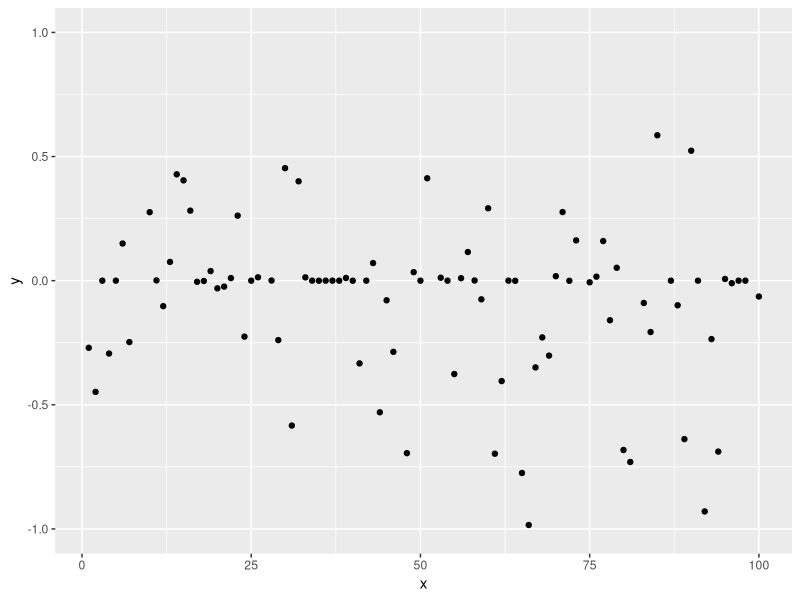
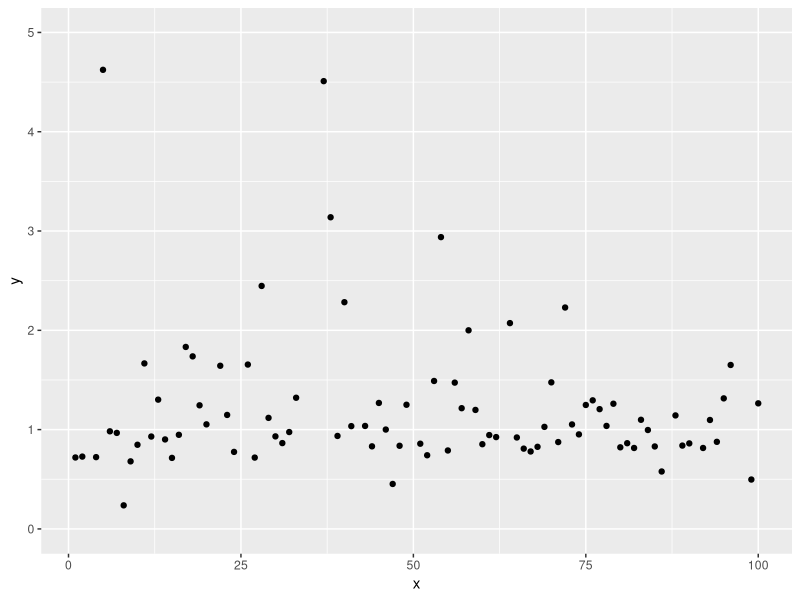
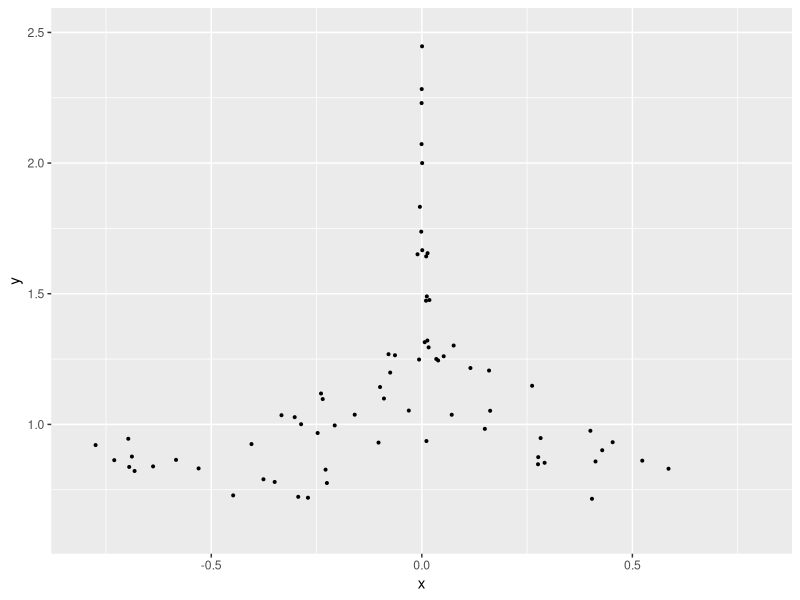

Generate these figures, in order, with R:
library("tidyverse")
x_icount <- 10
n <- 100
x_i <- 1:x_icount
waldtesta <- rep(0,n)
waldtestb <- rep(0,n)
conff1b <- matrix(nrow=n, ncol=2)
conff1a <- matrix(nrow=n, ncol=2)
limits <- rep(0,n)
errors <- rep(0,n)
betahat <- rep(0,n)
ahat <- rep(0,n)
bstar <- 2
resulthypotese <- rep(0,n)
crit = pchisq(0.05,df=2,lower.tail = FALSE)
beta <- function(b,c1,c2 = 0) {
  b ^ (c1 * x_i + c2)
}

for (ii in 1:n) {
  yi <- rnorm(x_icount, mean=0, sd=1)
  likelihood <- function(a,b) {
    1 / sqrt(2*pi)^x_icount * prod(exp (( a * b ^x_i -yi)^2)/2)
  }
  
  s <- function(b) {
    a <- sum(yi)/sum(beta(b,1,0))
    - sum( a^2 * beta(b,2,-1) * x_i)  +  sum(a * x_i * beta(b,1,-1) * yi)
  }
  
  i <- function(b) {
    a <- sum(yi)/sum(beta(b,1))
    ma <- sum(a ^ 2 * 2 * (x_i-1) * beta(b,2,-2) * x_i)-sum(a ^ 2 * x_i * (x_i-1) * beta(b,2,-2))
    ma^(-1)
  }
  
  intim <- function(b, funk1, funk2) {
    score <- funk1 
    fish <- funk2 
    bk <- b
    itt <-0
    itt1 <- 0
    itt2 <- 0 
    while(abs(score(bk) * fish(bk))>0.001) {
      itt<- itt + 1
      bk = bk + fish(bk) * score(bk)
      if (!is.finite(score(bk))==TRUE | !is.finite((fish(bk)))==TRUE) {
        cat("ERROR!", "\n")
        itt2 <- 1
        break
      }
      if (itt>5000) {
        cat("break", "\n")
        itt1 <- 1
        break(intim)
      }
    }
    c(bk,itt, itt1, itt2)
  }
  resultatintim <- intim(bstar, s, i)
  betahat[ii] <-  resultatintim[1] 
  ahat[ii] <- sum(yi)/sum(beta(betahat[ii],1,0))
  lmle <- likelihood(ahat[ii],betahat[ii])
  
  lognorm <- function(a,b) {
    -2*log(lmle/likelihood(0,1))
  }
  
  resulthypotese[ii] <- lognorm(ahat[ii], betahat[ii])<=crit
  j22y <- 1 / (sum(ahat[ii] * (2 * x_i - 1) * beta(betahat[ii],2,-1) * x_i) -sum(ahat[ii] * x_i *(x_i - 1)* beta(betahat[ii], 1, 0 ) * yi))
  j11y <- 1 / (sum(beta(betahat[ii],2,0)))
  waldtesta[ii]  <- ((ahat[ii]-0)^2)/ j11y
  waldtestb[ii] <- (betahat[ii]-1) ^ 2 / j22y
  conff1b[ii,1] <- betahat[ii] - 1.96 * sqrt(abs(j22y))
  conff1b[ii,2] <- betahat[ii] + 1.96 * sqrt(abs(j22y))
  conff1a[ii,1] <- ahat[ii] - 1.96 * sqrt(abs(j11y))
  conff1a[ii,2] <- ahat[ii] + 1.96 * sqrt(abs(j11y))
  limits[ii] <- resultatintim[3]
  errors[ii] <- resultatintim[4]
  cat("Iteration=", ii, "Limits=", sum(limits),  "Errors=",sum(errors) , "\n") 
}
cat("Hvilke ahat waldtest ligger inde for confidence intervallet", "\n")
confresula <- which(conff1a[,1] < waldtesta & conff1a[,2] > waldtesta); confresula
length(confresula)
cat("Hvilke betahat waldtest ligger inde for confidence intervallet", "\n")
confresulb <- which(conff1b[,1] < waldtestb & conff1b[,2] > waldtestb); confresulb
length(confresulb)
cat("Number of accepted H0 hypothesis", "\n")
sum(resulthypotese)
ahat_plot <- data.frame(x=1:n, y= ahat)
betahat_plot <- data.frame(x=1:n, y= betahat)
ahat_betahat <- data.frame(x= ahat, y=betahat)
ggplot(ahat_plot, aes(x,y)) +
  geom_point() + 
  scale_y_continuous(limits=c(-1,1))
ggplot(betahat_plot, aes(x,y)) +
  geom_point() +
  scale_y_continuous(limits=c(0,5))
ggplot(ahat_betahat, aes(x,y)) +
  geom_point(size = 0.7) + 
  scale_y_continuous(limits=c(0.6,2.5)) +
  scale_x_continuous(limits=c(-0.8,0.8))
